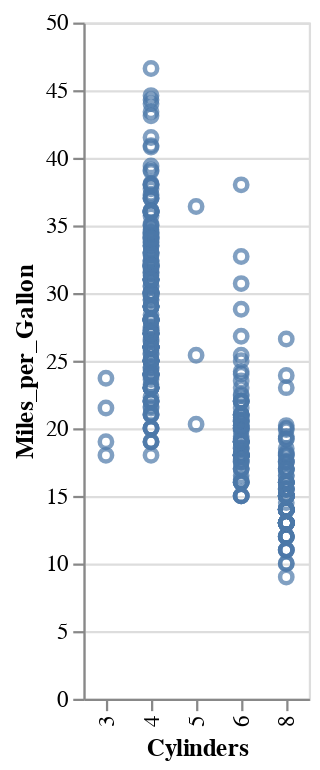

This figure's notebook cell:
### Markdown cell above
##### Define types of the attributes

Different type of attributes may lead to different data visualization. 

- ':N' indicates a nominal type (unordered, categorical data),
- ':O' indicates an ordinal type (rank-ordered data),
- ':Q' indicates a quantitative type (numerical data with meaningful magnitudes), and
- ':T' indicates a temporal type (date/time data)

### Code cell
alt.Chart(cars).mark_point().encode(
    alt.Y("Miles_per_Gallon:Q"),
    alt.X("Cylinders:N")
)

### Figure 1 — Vega-Lite specification as saved in the notebook (floating-point values rounded to 4 significant figures; data arrays with more than 128 entries replaced by an {"elided": "..."} marker saying what was removed)
{"config": {"view": {"continuousWidth": 300, "continuousHeight": 300}}, "data": {"name": "data-f02450ab61490a1363517a0190416235"}, "mark": {"type": "point"}, "encoding": {"x": {"field": "Cylinders", "type": "nominal"}, "y": {"field": "Miles_per_Gallon", "type": "quantitative"}}, "$schema": "https://vega.github.io/schema/vega-lite/v5.8.0.json", "datasets": {"data-f02450ab61490a1363517a0190416235": {"elided": "406 records"}}}
